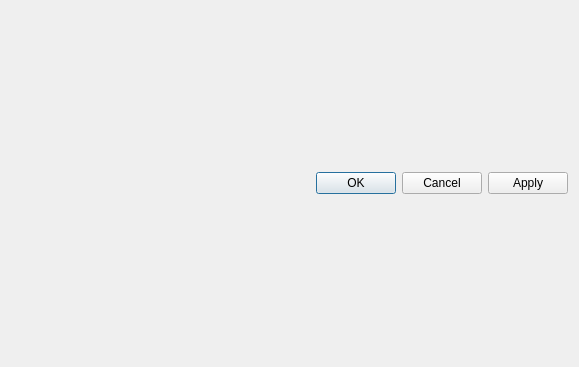
<?xml version="1.0" encoding="UTF-8"?>
<ui version="4.0">
 <class>MapDialog</class>
 <widget class="QDialog" name="MapDialog">
  <property name="geometry">
   <rect>
    <x>0</x>
    <y>0</y>
    <width>579</width>
    <height>367</height>
   </rect>
  </property>
  <property name="windowTitle">
   <string>Dialog</string>
  </property>
  <layout class="QVBoxLayout" name="verticalLayout">
   <item>
    <layout class="QVBoxLayout" name="lay"/>
   </item>
   <item>
    <widget class="QDialogButtonBox" name="buttonBox">
     <property name="orientation">
      <enum>Qt::Horizontal</enum>
     </property>
     <property name="standardButtons">
      <set>QDialogButtonBox::Apply|QDialogButtonBox::Cancel|QDialogButtonBox::Ok</set>
     </property>
    </widget>
   </item>
  </layout>
 </widget>
 <resources/>
 <connections>
  <connection>
   <sender>buttonBox</sender>
   <signal>accepted()</signal>
   <receiver>MapDialog</receiver>
   <slot>accept()</slot>
   <hints>
    <hint type="sourcelabel">
     <x>257</x>
     <y>357</y>
    </hint>
    <hint type="destinationlabel">
     <x>157</x>
     <y>274</y>
    </hint>
   </hints>
  </connection>
  <connection>
   <sender>buttonBox</sender>
   <signal>rejected()</signal>
   <receiver>MapDialog</receiver>
   <slot>reject()</slot>
   <hints>
    <hint type="sourcelabel">
     <x>325</x>
     <y>357</y>
    </hint>
    <hint type="destinationlabel">
     <x>286</x>
     <y>274</y>
    </hint>
   </hints>
  </connection>
  <connection>
   <sender>buttonBox</sender>
   <signal>clicked(QAbstractButton*)</signal>
   <receiver>MapDialog</receiver>
   <slot>onClicked(QAbstractButton*)</slot>
   <hints>
    <hint type="sourcelabel">
     <x>289</x>
     <y>341</y>
    </hint>
    <hint type="destinationlabel">
     <x>289</x>
     <y>183</y>
    </hint>
   </hints>
  </connection>
 </connections>
 <slots>
  <slot>onClicked(QAbstractButton*)</slot>
 </slots>
</ui>
